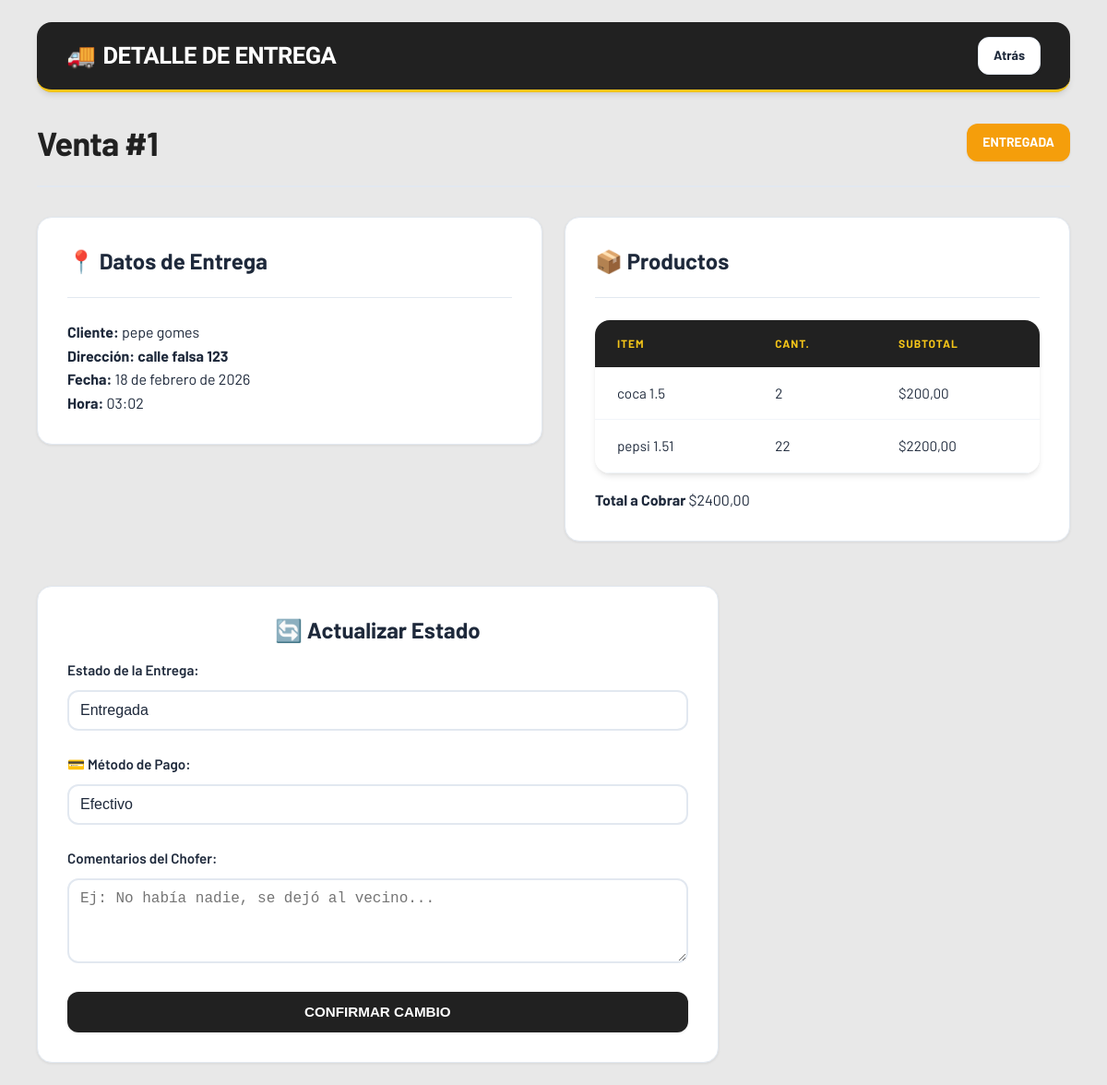
Page /chofer/venta/1/ (signed in) on the committed database.
### stock/models.py (models this page shows, shortened)
class Ventas(models.Model):
    ESTADO_CHOICES = [
        ('pendiente', 'Pendiente'),
        ('confirmada', 'Confirmada'),
        ('enviada', 'Enviada'),      # Aquí se descuenta stock
        ('entregada', 'Entregada'),
        ('cancelada', 'Cancelada'),
    ]
    METODO_PAGO_CHOICES = [
        ('efectivo', 'Efectivo'),
        ('transferencia', 'Transferencia'),
        ('tarjeta_credito', 'Tarjeta de Crédito'),
        ('tarjeta_debito', 'Tarjeta de Débito'),
        ('cuenta_corriente', 'Cuenta Corriente'),
    ]
    usuario_creador = models.ForeignKey(
        User,
        on_delete=models.SET_NULL,
        null=True,
        blank=True,
        related_name='ventas_creadas',
        verbose_name="Usuario creador"
    )
    cliente = models.ForeignKey(
        'Cliente',
        on_delete=models.CASCADE,
        verbose_name="Cliente"
    )
    chofer = models.ForeignKey(
        'Chofer',
        on_delete=models.SET_NULL,
        null=True,
        blank=True,
        verbose_name="Chofer Asignado"
    )
    fecha_envio_programada = models.DateField(
        blank=True,
        null=True,
        verbose_name="Fecha Programada de Envío"
    )
    hora_envio_programada = models.TimeField(
        blank=True,
        null=True,
        verbose_name="Hora Programada de Envío"
    )
    fecha_creacion = models.DateTimeField(
        auto_now_add=True,
        verbose_name="Fecha de Creación"
    )
    fecha_envio = models.DateTimeField(
        blank=True,
        null=True,
        verbose_name="Fecha Real de Envío"
    )
    estado = models.CharField(
        max_length=20,
        choices=ESTADO_CHOICES,
        default='pendiente',
        verbose_name="Estado"
    )
    metodo_pago = models.CharField(
        max_length=30,
        choices=METODO_PAGO_CHOICES,
        default='efectivo',
        verbose_name="Método de Pago"
    )
    valor_total = models.DecimalField(
        max_digits=10,
        decimal_places=2,
        default=0,
        verbose_name="Valor Total"
    )
    notas = models.TextField(
        blank=True,
        null=True,
        verbose_name="Notas"
    )
    class Meta:
        verbose_name = "Venta"
        verbose_name_plural = "Ventas"
        ordering = ['-fecha_creacion']

class Cliente(models.Model):
    usuario = models.OneToOneField(
        settings.AUTH_USER_MODEL,
        on_delete=models.CASCADE,
        related_name='cliente'
    )
    nombre_completo = models.CharField(max_length=200, verbose_name="Nombre y Apellido")
    nombre_local = models.CharField(max_length=200, blank=True, null=True, verbose_name="Nombre del Local")
    cuil = models.CharField(
        max_length=13,
        blank=True,
        null=True,
        verbose_name="CUIL/CUIT",
        unique=True
    )
    email = models.EmailField(unique=True, blank=True, null=True)
    telefono = models.CharField(max_length=20, blank=True, null=True)
    direccion = models.TextField(blank=True, null=True)
    fecha_registro = models.DateTimeField(auto_now_add=True)

class DetalleVenta(models.Model):
    venta = models.ForeignKey(Ventas, on_delete=models.CASCADE, related_name='detalles')
    producto = models.ForeignKey(Producto, on_delete=models.CASCADE)
    cantidad = models.PositiveIntegerField()
    precio_unitario = models.DecimalField(max_digits=10, decimal_places=2)
    subtotal = models.DecimalField(max_digits=10, decimal_places=2)
    class Meta:
        verbose_name = "Detalle de Venta"
        verbose_name_plural = "Detalles de Ventas"

class Producto(models.Model):
    nombre = models.CharField(max_length=100)
    tipo = models.ForeignKey(TipoProducto, on_delete=models.CASCADE)
    cantidad = models.PositiveIntegerField(default=0)
    valor = models.DecimalField(max_digits=10, decimal_places=2)
    valor_compra = models.DecimalField(
        max_digits=10,
        decimal_places=2,
        verbose_name="Precio de Compra",
        default=0.00  # Valor por defecto
    )
    umbral_alerta = models.PositiveIntegerField(
        default=5,
        verbose_name="Stock Mínimo de Alerta"
    )
    fecha_modificacion = models.DateTimeField(auto_now=True)

### stock/views.py (the view, shortened to what this page needs)
# urls.py: path('chofer/venta/<int:venta_id>/', views.chofer_detalle_venta_confirmada, name='chofer_detalle_venta_confirmada'),  # 👈 ESTA LÍNEA
@login_required
def chofer_detalle_venta_confirmada(request, venta_id):
    chofer_id = request.session.get('chofer_id')
    if not chofer_id:
        return redirect('acceso_chofer')
    venta = get_object_or_404(Ventas, id=venta_id, chofer_id=chofer_id)
    detalles = venta.detalles.select_related('producto').all()
    return render(request, 'choferes/detalle_venta_confirmada.html', {
        'venta': venta,
        'detalles': detalles,
        'chofer': venta.chofer,
        'estados': Ventas.ESTADO_CHOICES,
        'metodos_pago': Ventas.METODO_PAGO_CHOICES,  # <-- agregado
    })

### stock/templates/choferes/detalle_venta_confirmada.html (shortened to what this page needs)
{% load static %}
<!DOCTYPE html>
<html lang="es">
<head>
    <link rel="stylesheet" href="{% static 'css/style.css' %}">
</head>
<body>
    <div class="container">
        <header class="navbar">
            <div class="navbar-brand">
                <span>🚚</span> DETALLE DE ENTREGA
            </div>
            <a href="{% url 'panel_chofer' %}" class="btn btn-secondary btn-sm">Atrás</a>
        </header>
        <div class="lista-header">
            <h1>Venta #{{ venta.id }}</h1>
            <span class="btn {% if venta.estado == 'entregado' %}btn-success{% elif venta.estado == 'cancelado' %}btn-danger{% else %}btn-warning{% endif %} btn-sm">
                {{ venta.get_estado_display|upper }}
            </span>
        </div>
        <div class="row">
            <div class="col-md-6">
                <div class="card p-4 mb-4">
                    <h3>📍 Datos de Entrega</h3>
                    <hr>
                    <p><strong>Cliente:</strong> {{ venta.cliente.nombre_completo }}</p>
                    <p><strong>Dirección:</strong> <span class="text-primary fw-bold">{{ venta.cliente.direccion }}</span></p>
                    <p><strong>Fecha:</strong> {{ venta.fecha_envio_programada|default:"Sin fecha" }}</p>
                    <p><strong>Hora:</strong> {{ venta.hora_envio_programada|default:"Sin hora" }}</p>
                </div>
            </div>
            <div class="col-md-6">
                <div class="card p-4 mb-4">
                    <h3>📦 Productos</h3>
                    <hr>
                    <div class="table-responsive">
                        <table class="table">
                            <thead>
                                <tr>
                                    <th>Item</th>
                                    <th>Cant.</th>
                                    <th>Subtotal</th>
                                </tr>
                            </thead>
                            <tbody>
                                {% for detalle in detalles %}
                                <tr>
                                    <td data-label="Item">{{ detalle.producto.nombre }}</td>
                                    <td data-label="Cant.">{{ detalle.cantidad }}</td>
                                    <td data-label="Subtotal">${{ detalle.subtotal }}</td>
                                </tr>
                                {% endfor %}
                            </tbody>
                        </table>
                    </div>
                    <div class="stock-display mt-3">
                        <strong>Total a Cobrar</strong>
                        ${{ venta.valor_total }}
                    </div>
                </div>
            </div>
        </div>
        <div class="row justify-content-center mt-4">
            <div class="col-md-8">
                <div class="card p-4 border-primary">
                    <h3 class="text-center">🔄 Actualizar Estado</h3>
                    <form method="POST">
                        <div class="mb-4">
                            <label class="form-label">Estado de la Entrega:</label>
                            <select name="estado" class="form-select" required>
                                {% for valor, nombre in estados %}
                                <option value="{{ valor }}" {% if venta.estado == valor %}selected{% endif %}>
                                    {{ nombre }}
                                </option>
                                {% endfor %}
                            </select>
                        </div>
                        <div class="mb-4">
                            <label class="form-label">💳 Método de Pago:</label>
                            <select name="metodo_pago" class="form-select" required>
                                {% for valor, etiqueta in metodos_pago %}
                                <option value="{{ valor }}" {% if venta.metodo_pago == valor %}selected{% endif %}>
                                    {{ etiqueta }}
                                </option>
                                {% endfor %}
                            </select>
                        </div>
                        <div class="mb-4">
                            <label class="form-label">Comentarios del Chofer:</label>
                            <textarea name="notas_adicionales" class="form-control" rows="3" placeholder="Ej: No había nadie, se dejó al vecino..."></textarea>
                        </div>
                        <button type="submit" class="btn btn-primary w-100 btn-lg">
                            CONFIRMAR CAMBIO
                        </button>
                    </form>
                </div>
            </div>
        </div>
    </div>
</body>
</html>

### rows in the picture
Ventas: id "1", estado "ENTREGADA", cliente.nombre_completo "pepe gomes", cliente.direccion "calle falsa 123", fecha_envio_programada "18 de febrero de 2026", hora_envio_programada "03:02", valor_total "2400,00", estado "Entregada", metodo_pago "Efectivo"
DetalleVenta: producto.nombre "coca 1.5", cantidad "2", subtotal "200,00"
DetalleVenta: producto.nombre "pepsi 1.51", cantidad "22", subtotal "2200,00"
